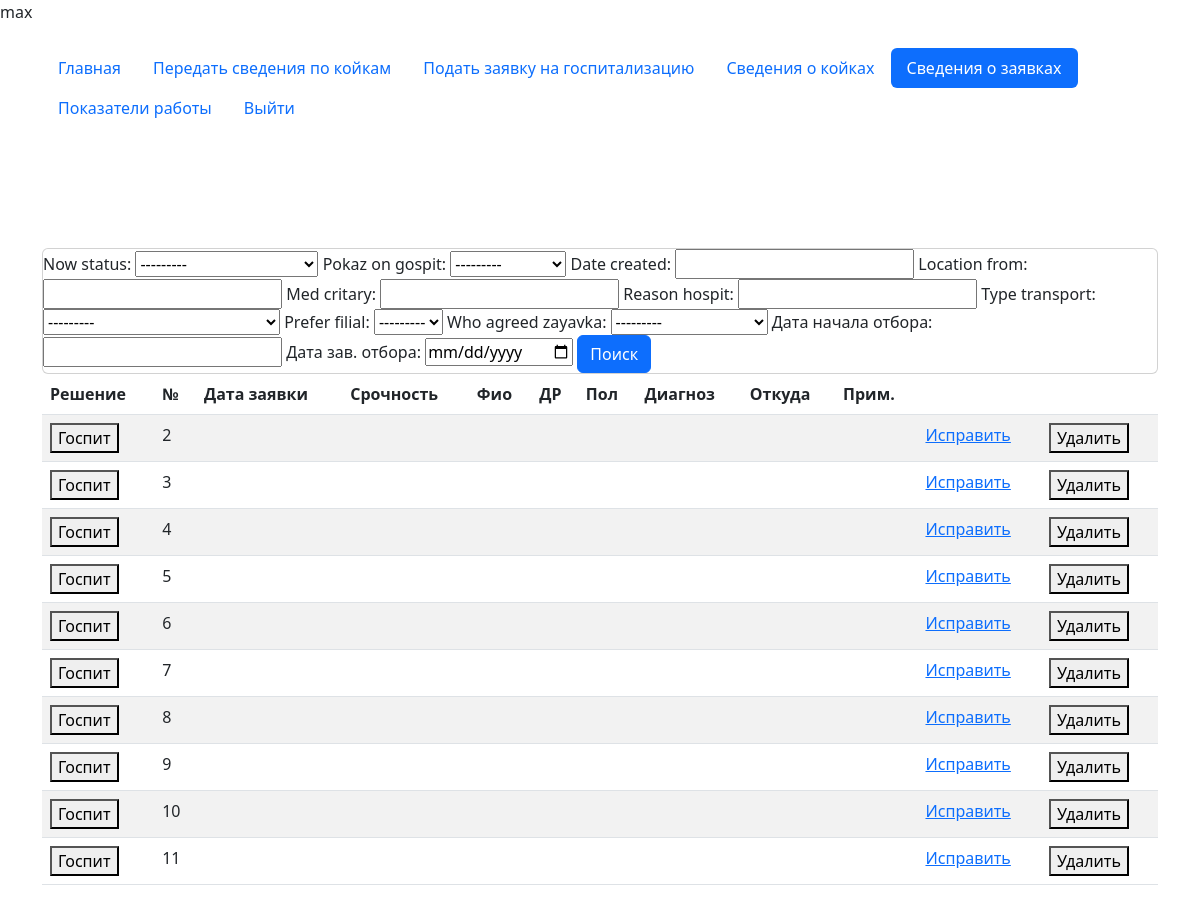
Screenshot of /zayavki/ (signed in) with the database file from the repository.
### wait_list_app/models.py (models this page shows, shortened)
class ZayavkaNaGospit(models.Model):
    now_status = models.CharField(max_length=50,
                                        choices=[('Ожидает одобрения', 'Ожидает одобрения'),
                                                ('Одобрена', 'Одобрена'),
                                                ('Отложена', 'Отложена'),
                                                ('Отменена', 'Отменена'),
                                                ('Умер', 'Умер'),
                                                ('Госпитализирован', 'Госпитализирован') ])
    pokaz_on_gospit = models.CharField(max_length=15,
                                       choices=[('Мед план', 'Мед план'),
                                                ('Мед срочно', 'Мед срочно'),
                                                ('ОРДП план', 'ОРДП план')])
    date_created = models.DateTimeField(auto_now_add=True)
    location_from = models.CharField(max_length=150)
    med_critary = models.IntegerField(max_length=5)
    reason_hospit = models.TextField()
    type_transport = models.CharField(max_length=50,
                                        choices=[('СМП', 'СМП'),
                                                ('Машина с  носилками', 'Машина с  носилками'),
                                                ('Cобственным транспортом', 'Cобственным транспортом'),
                                                ('ЦЭМП', 'ЦЭМП'),
                                                ('Умер', 'Умер'),
                                                ('Машина без носилок', 'Машина без носилок') ])
    prefer_filial = models.ForeignKey(Filials, on_delete=models.CASCADE)
    who_agreed_zayavka = models.CharField(max_length=15,
                                       choices=[('Зав_ОВПП', 'Зав_ОВПП'),
                                                ('Зав_филиалом', 'Зав_филиалом'),
                                                ('Зав_ОДРП', 'Зав_ОДРП'),
                                                ('Врач_КЦ', 'Врач_КЦ'),
                                                ('Врач_деж_админ', 'Врач_деж_админ'),
                                                ('Глав_врач', 'Глав_врач'),
                                                ('Зам_по_амб', 'Зам_по_амб'),
                                                ('Зам_по_стац', 'Зам_по_стац'),
                                                ('ГВС', 'ГВС')])

### wait_list_app/views.py (the view)
def v_zayavka_info(request):
    zayavki = ZayavkaNaGospit.objects.all()
    myFilterZayv = FilterZayavki(request.GET, queryset=zayavki)
    zayavki = myFilterZayv.qs
    page = 'zayav_info'
    context = {"zayavki": zayavki,
              'myFilter':myFilterZayv,
               'page': page
               }
    return render(request, "wait_list_app/zayavki_list.html", context)

### wait_list_app/templates/wait_list_app/zayavki_list.html
{% extends 'wait_list_app/base_moselg.html' %}
{% load static %}
{% block content %}
<br>
    <div class="row">
        <div class="col">
            <div class="card card-body's">
                <form method="get">
                    {{ myFilter.form}}
                    <button class="btn btn-primary" type="submit">Поиск</button>
                </form>
            </div>
        </div>
    </div>
 <table  class="table table-striped table-hover">
        <thead>
            <tr>
                <th>Решение</th>
                <th>№</th>
                <th>Дата заявки</th>
                <th>Срочность</th>
                <th>Фио</th>
                <th>ДР</th>
                <th>Пол</th>
                <th>Диагноз</th>
                <th>Откуда</th>
                <th>Прим.</th>
                <th></th>
                <th></th>
            </tr>
        </thead>
        <tbody>
            {% for zayavka_ in zayavki %}
            <tr>
                <td><button class="editbtn">Госпит</button></td>
                <td>{{ zayavka_.id }}</td>
                <td>{{ zayavka_.create_at}}</td>
                <td>{{ zayavka_.quickly_categor }}</td>
                <td>{{ zayavka_.fio }}</td>
                <td>{{ zayavka_.birthday }}</td>
                <td>{{ zayavka_.gender }}</td>
                <td>{{ zayavka_.diagnoz }}</td>
                <td>{{ zayavka_.med_org }}</td>
                <td>{{ zayavka_.comment }}</td>
                <td><a href="#">Исправить {{ med_.id  }}</a></td>
                <td><button class="editbtn">Удалить</button></td>
            </tr>
            {% endfor %}
        </tbody>
    </table>
{% endblock %}

### wait_list_app/templates/wait_list_app/base_moselg.html (shortened to what this page needs)
<!doctype html>
<html lang="ru">
  <head>
    <link rel="stylesheet" href="https://cdnjs.cloudflare.com/ajax/libs/select2/4.0.13/css/select2.min.css" />
    <link href="https://cdn.jsdelivr.net/npm/bootstrap@5.3.0/dist/css/bootstrap.min.css" rel="stylesheet">
  </head>
<body>
{{ user }}
  <div class="container mt-4">
   <ul class="nav nav-pills" >
      <li><a class="nav-link {% if page  == 'main' %}active{% endif %}" href="{% url 'v_start_page' %}">Главная</a></li>
      <li><a class="nav-link {% if page  == 'beds1' %}active{% endif %}" href="{% url 'v_message_beds' %}">Передать сведения по койкам</a></li>
      <li><a class="nav-link {% if page  == 'zayavka' %}active{% endif %}" href="{% url 'v_zayavka' %}">Подать заявку на госпитализацию</a></li>
      {% if request.user.is_authenticated %}
       <li><a class="nav-link {% if page  == 'beds_info' %}active{% endif %}" href="{% url 'v_beds_info' %}">Сведения о койках</a></li>
       <li><a class="nav-link {% if page  == 'zayav_info' %}active{% endif %}" href="{% url 'v_zayavka_info' %}">Сведения о заявках</a></li>
       <li><a class="nav-link {% if page  == 'results' %}active{% endif %}" href="{% url 'results' %}">Показатели работы</a></li>
<li class="nav-item">   {% url 'logout_page' as url_logout_page %}
    <a class="nav-link btn-danger" href="{{url_logout_page}}">Выйти</a>      </li>
      {% else %}
        <li class="nav-item">
        {% url 'login_page' as url_login_page %}
        <a class="nav-link {% if url_login_page  == request.path %}active{% endif %}" href="{{url_login_page}}">Авторизация</a>
      {% endif %}
  </ul>
</div>
<div class="container mt-4">
<br><br><br>
{% block content %}{% endblock %}
      </div>
</body>
</html>

### rows the page displays
ZayavkaNaGospit: id "2"
ZayavkaNaGospit: id "3"
ZayavkaNaGospit: id "4"
ZayavkaNaGospit: id "5"
ZayavkaNaGospit: id "6"
ZayavkaNaGospit: id "7"
ZayavkaNaGospit: id "8"
ZayavkaNaGospit: id "9"
ZayavkaNaGospit: id "10"
ZayavkaNaGospit: id "11"

### other values shown
{{ user }} "max"
